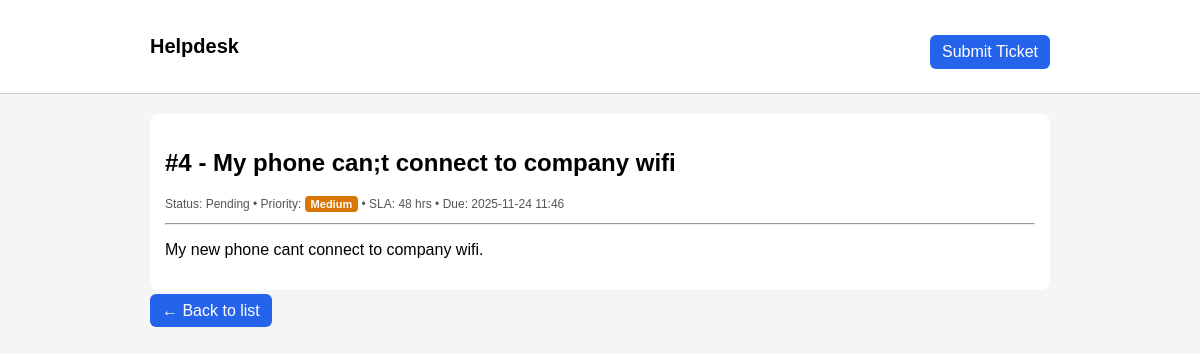
Screenshot of /ticket/4/ with the database file from the repository.
### helpdesk/models.py (models this page shows, shortened)
class Ticket(models.Model):
    STATUS_CHOICES = [('P','Pending'),('O','Open'),('R','Resolved'),('C','Closed')]
    PRIORITY_CHOICES = [('L','Low'),('M','Medium'),('H','High')]
    title = models.CharField(max_length=200)
    description = models.TextField()
    reporter_name = models.CharField(max_length=100)
    reporter_email = models.EmailField(blank=True)
    status = models.CharField(max_length=1, choices=STATUS_CHOICES, default='P')
    priority = models.CharField(max_length=1, choices=PRIORITY_CHOICES, default='M')  # if already added in 1.1
    sla_hours = models.PositiveIntegerField(default=48)   # NEW: SLA window in hours
    due_at = models.DateTimeField(null=True, blank=True)  # NEW: computed
    created_at = models.DateTimeField(auto_now_add=True)
    updated_at = models.DateTimeField(auto_now=True)
    def is_overdue(self):
        return self.due_at and timezone.now() > self.due_at and self.status not in ('R','C')

### helpdesk/views.py (the view)
# urls.py: path("ticket/<int:pk>/", views.TicketDetailView.as_view(), name="ticket_detail"),
class TicketDetailView(DetailView):
    model = Ticket
    template_name = 'helpdesk/ticket_detail.html'
    context_object_name = 'ticket'

### helpdesk/templates/helpdesk/ticket_detail.html (shortened to what this page needs)
{% extends "helpdesk/base.html" %}
{% block content %}
<div class="card">
  <h2>#{{ ticket.id }} - {{ ticket.title }}</h2>
  <p class="small">
    Status: {{ ticket.get_status_display }} •
    Priority: <span class="priority priority-{{ ticket.priority }}">{{ ticket.get_priority_display }}</span> •
    SLA: {{ ticket.sla_hours }} hrs •
    {% if ticket.due_at %}
      Due: {{ ticket.due_at|date:"Y-m-d H:i" }}
    {% else %}
      Due: —
    {% endif %}
  </p>
  <hr>
  <p>{{ ticket.description|linebreaks }}</p>
</div>
<p style="margin-top:12px">
  <a href="{% url 'helpdesk:ticket_list' %}" class="btn">← Back to list</a>
</p>
{% endblock %}

### helpdesk/templates/helpdesk/base.html (style rules this page uses)
body { font-family: Arial; background: #f5f5f5; margin: 0; padding: 0; }
a.btn { background: #2563eb; color: #fff; padding: 8px 12px; border-radius: 6px; text-decoration: none; }
.card { background: white; padding: 15px; border-radius: 8px; margin-bottom: 12px; }
.small { font-size: 12px; color: #555; }
.priority { padding: 2px 6px; border-radius: 4px; color: white; font-weight: bold; font-size: 11px; }
.priority-M { background: #d97706; }

### rows the page displays
Ticket: id "4", title "My phone can;t connect to company wifi", status "Pending", priority "Medium", sla_hours "48", due_at "2025-11-24 11:46", description "My new phone cant connect to company wifi."
